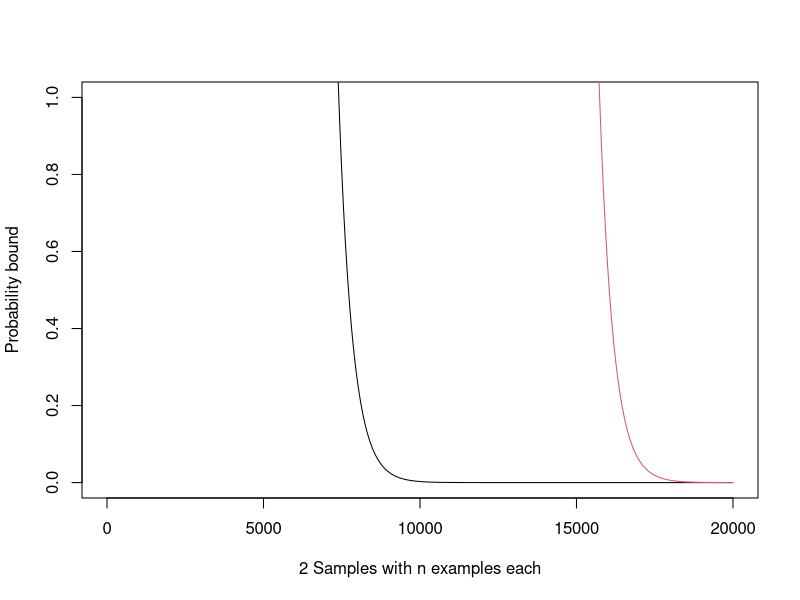

Reproduce this figure in R.
epsilon = 0.1
n = 1:20000
N_F_2n_A1 = n^2
N_F_2n_A2 = n^4
N_F_2n_A3 = 2^n

Upper_bound_A1 = 2*N_F_2n_A1*exp(-n*epsilon^2/4)
Upper_bound_A2 = 2*N_F_2n_A2*exp(-n*epsilon^2/4)
Upper_bound_A3 = 2*N_F_2n_A3*exp(-n*epsilon^2/4)

plot(Upper_bound_A1, col=1, t="l", ylim=c(0,1),
     xlab="2 Samples with n examples each", ylab="Probability bound")
lines(Upper_bound_A2, col=2, )
lines(Upper_bound_A3, col=3)

